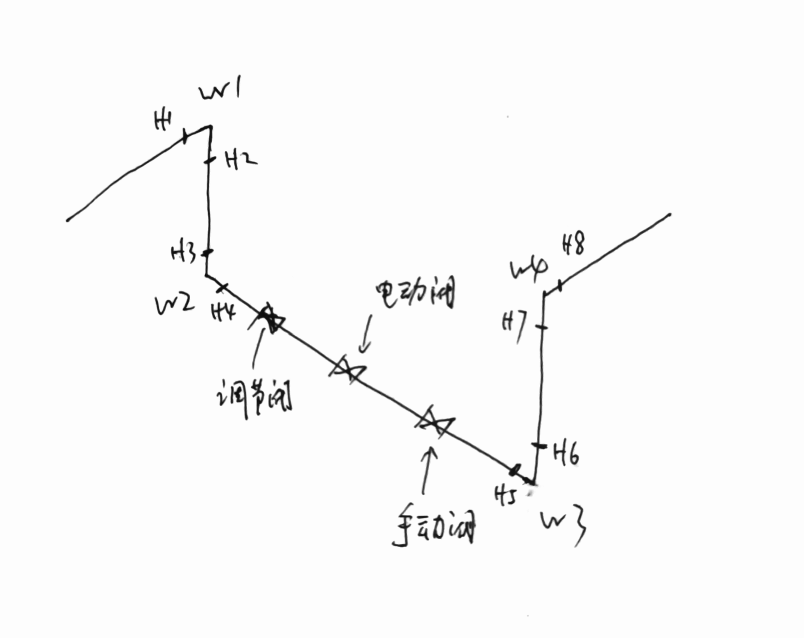
#> input picture sketch-to-cad-vector/assets/手绘单线图.png, 2410 x 1913 px, given in place of out.png, which was not available (shown at 1/3 size)
$ python compare.py '../assets/手绘单线图.png' out.png out.png
#> lines starting #> are read from the running program, lines starting #| are printed output that depends on the picture
#!/usr/bin/env python
# -*- coding: utf-8 -*-
"""compare.py — 成品与原图叠比对（视觉自检，零生图模型）

把原图淡化成浅灰底，把成品线稿叠成红色，输出叠加图 + 左右并排图，便于肉眼核对
"主体轮廓/部件位置/文字"是否与原图一致。示意级重绘不追求像素级对齐（几何已归一化），
叠比对用于确认拓扑与部件落位大致吻合、有无漏画/错画。

用法：python compare.py <原图> <成品.png> <out_overlay.png> [--side <out_side.png>]
依赖：Pillow。
"""
import argparse
from PIL import Image


def overlay(original, result, out):
#> called with original = '../assets/手绘单线图.png', result = 'out.png', out = 'out.png'
    res = Image.open(result).convert("RGBA")
#> res is the input picture: PIL image 2410x1913 RGBA; mean R, G, B, A 249.4, 249.4, 249.4, 255
    W, H = res.size
#> W = 2410; H = 1913
    orig = Image.open(original).convert("L").resize((W, H))
    # 原图淡化：黑线→浅灰，白底→白
    bg = orig.point(lambda v: 255 - int((255 - v) * 0.30)).convert("RGB")
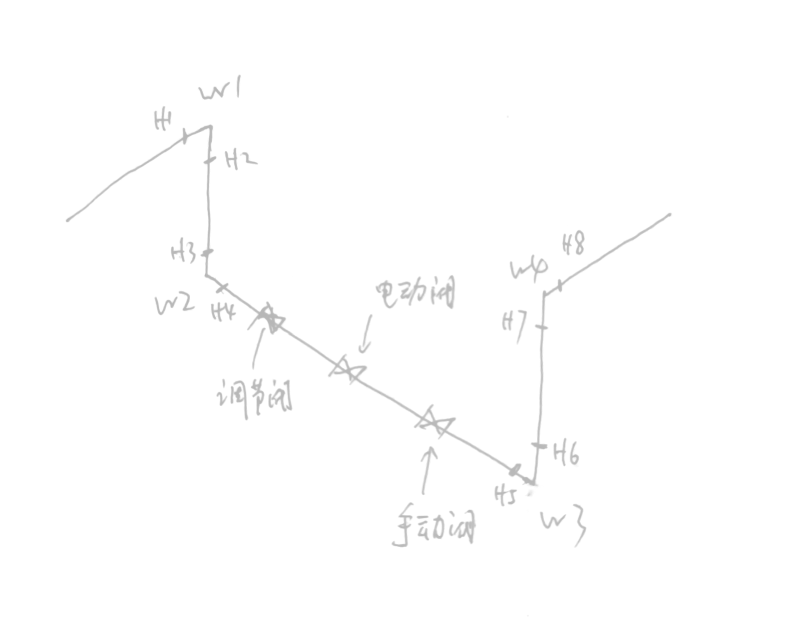
#> bg: PIL image 2410x1913 RGB (shown at 1/3 size); min 179, max 255, mean 253.9
    px = bg.load()
    rp = res.load()
    for y in range(H):
        for x in range(W):
            r, g, b, a = rp[x, y]
            if a > 0 and max(r, g, b) < 140:
                px[x, y] = (215, 40, 40)
    bg.save(out)
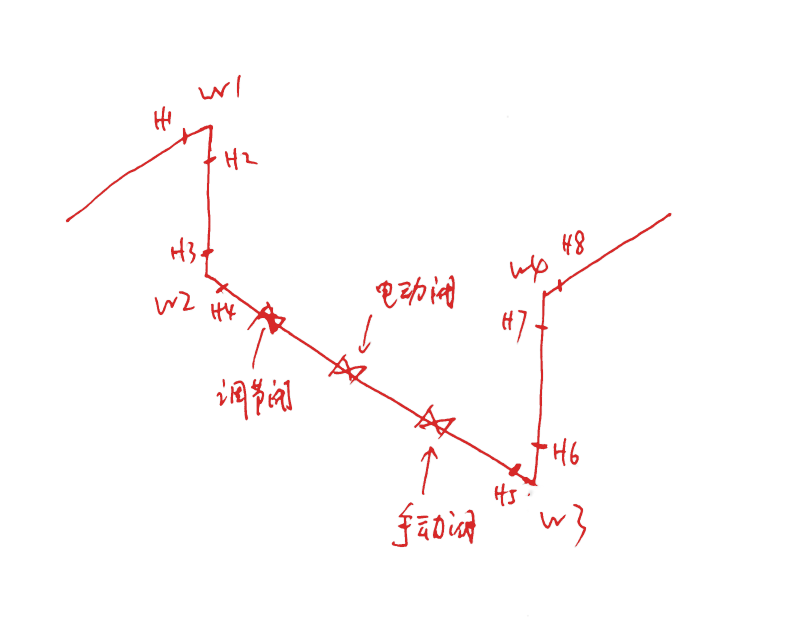
#> saved as out.png: PIL image 2410x1913 RGB (shown at 1/3 size); mean R, G, B 254.2, 251.4, 251.4
    return W, H


def side_by_side(original, result, out):
    res = Image.open(result).convert("RGB")
    W, H = res.size
    orig = Image.open(original).convert("RGB").resize((W, H))
    canvas = Image.new("RGB", (W * 2 + 20, H), "white")
    canvas.paste(orig, (0, 0))
    canvas.paste(res, (W + 20, 0))
    canvas.save(out)


if __name__ == "__main__":
    ap = argparse.ArgumentParser()
    ap.add_argument("original")
    ap.add_argument("result")
    ap.add_argument("out")
    ap.add_argument("--side")
    a = ap.parse_args()
    W, H = overlay(a.original, a.result, a.out)
#> W = 2410; H = 1913
    msg = f"叠比对 {a.out}（{W}×{H}，红=成品线，浅灰=原图）"
#> msg = '叠比对 out.png（2410×1913，红=成品线，浅灰=原图）'
    if a.side:
        side_by_side(a.original, a.result, a.side)
        msg += f" + 并排 {a.side}"
    print(msg)
#| 叠比对 out.png（2410×1913，红=成品线，浅灰=原图）

$ run again, on sketch-to-cad-vector/assets/电脑绘单线图.png
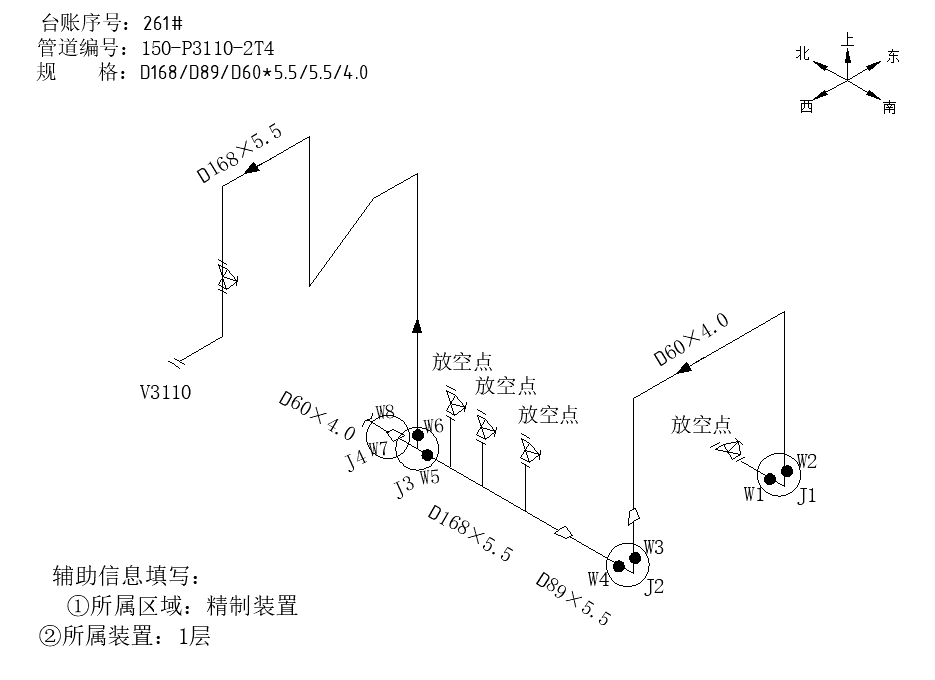
#> input picture sketch-to-cad-vector/assets/电脑绘单线图.png, 935 x 680 px, given in place of out.png, which was not available
#> in overlay, orig is the input picture: PIL image 935x680 L; min 0, max 255, mean 250.3
#> in overlay, `bg = orig.point(lambda v: 255 - int((255 - v) * 0.30)).convert("RGB")`:
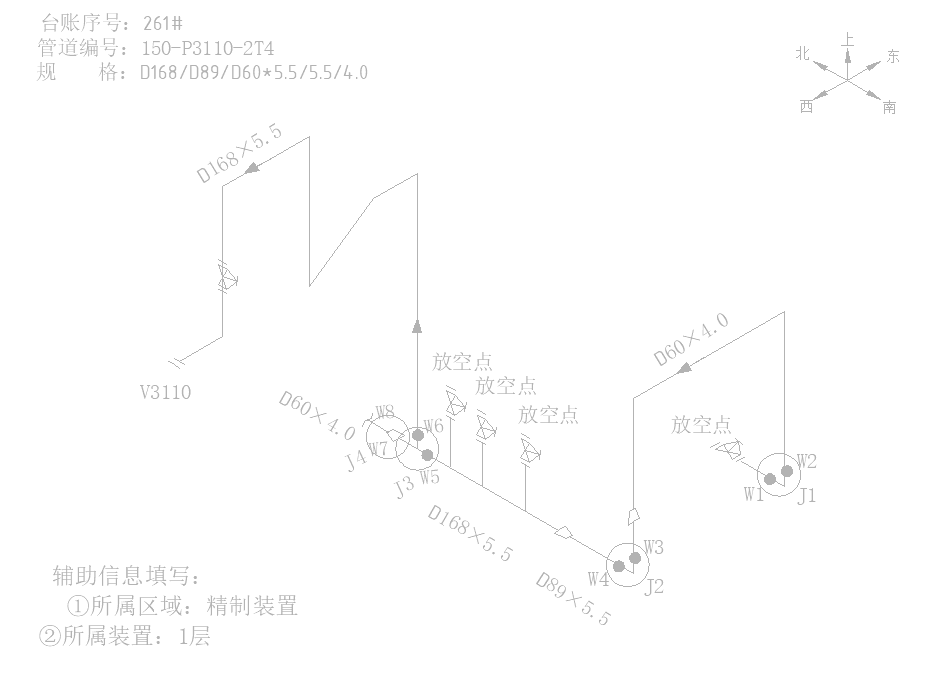
#> bg: PIL image 935x680 RGB; min 179, max 255, mean 253.6
#> in overlay, `bg.save(out)`:
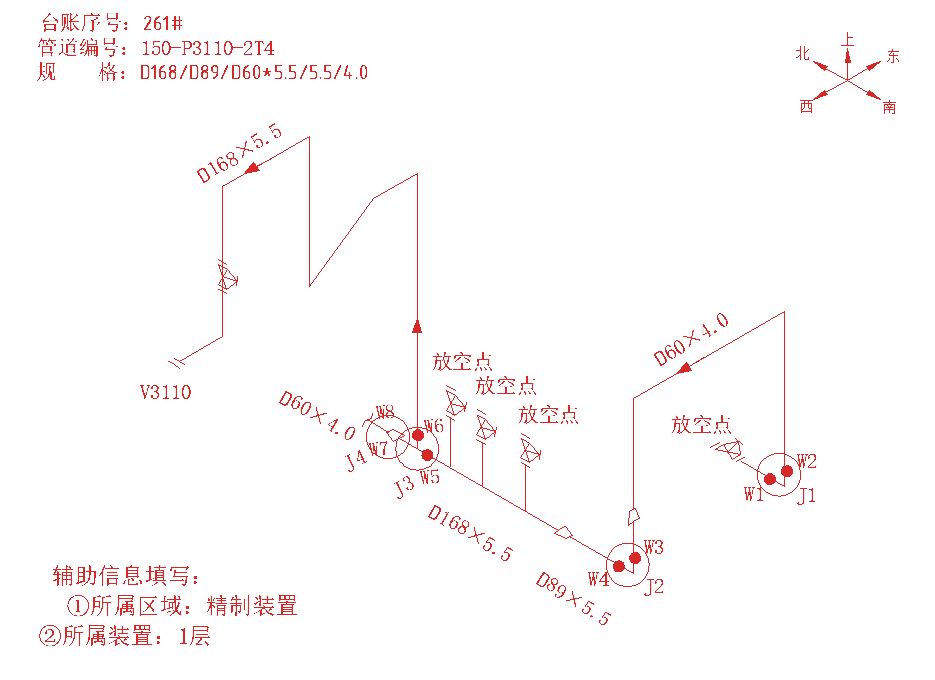
#> saved as out.png: PIL image 935x680 RGB; mean R, G, B 254.1, 250.6, 250.6
#| 叠比对 out.png（935×680，红=成品线，浅灰=原图）
